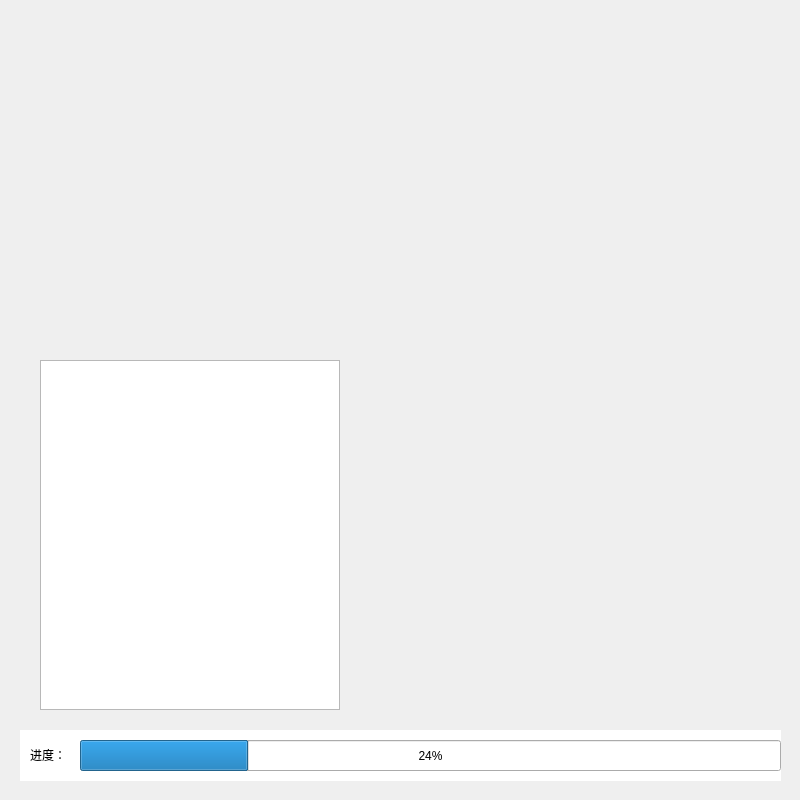
<?xml version="1.0" encoding="UTF-8"?>
<ui version="4.0">
 <class>AutoStartUp</class>
 <widget class="QWidget" name="AutoStartUp">
  <property name="geometry">
   <rect>
    <x>0</x>
    <y>0</y>
    <width>800</width>
    <height>800</height>
   </rect>
  </property>
  <property name="windowTitle">
   <string>系统启动</string>
  </property>
  <widget class="QTableView" name="tableView_Loading">
   <property name="geometry">
    <rect>
     <x>40</x>
     <y>360</y>
     <width>300</width>
     <height>350</height>
    </rect>
   </property>
  </widget>
  <widget class="QProgressBar" name="progressBar_loading">
   <property name="geometry">
    <rect>
     <x>80</x>
     <y>740</y>
     <width>701</width>
     <height>31</height>
    </rect>
   </property>
   <property name="value">
    <number>24</number>
   </property>
  </widget>
  <widget class="QLabel" name="label_3">
   <property name="geometry">
    <rect>
     <x>30</x>
     <y>747</y>
     <width>51</width>
     <height>16</height>
    </rect>
   </property>
   <property name="text">
    <string>进度：</string>
   </property>
  </widget>
  <widget class="QLabel" name="label">
   <property name="geometry">
    <rect>
     <x>20</x>
     <y>730</y>
     <width>761</width>
     <height>51</height>
    </rect>
   </property>
   <property name="styleSheet">
    <string notr="true">background-color: rgb(255, 255, 255);</string>
   </property>
   <property name="text">
    <string/>
   </property>
  </widget>
  <zorder>label</zorder>
  <zorder>tableView_Loading</zorder>
  <zorder>progressBar_loading</zorder>
  <zorder>label_3</zorder>
 </widget>
 <layoutdefault spacing="6" margin="11"/>
 <resources/>
 <connections/>
</ui>
